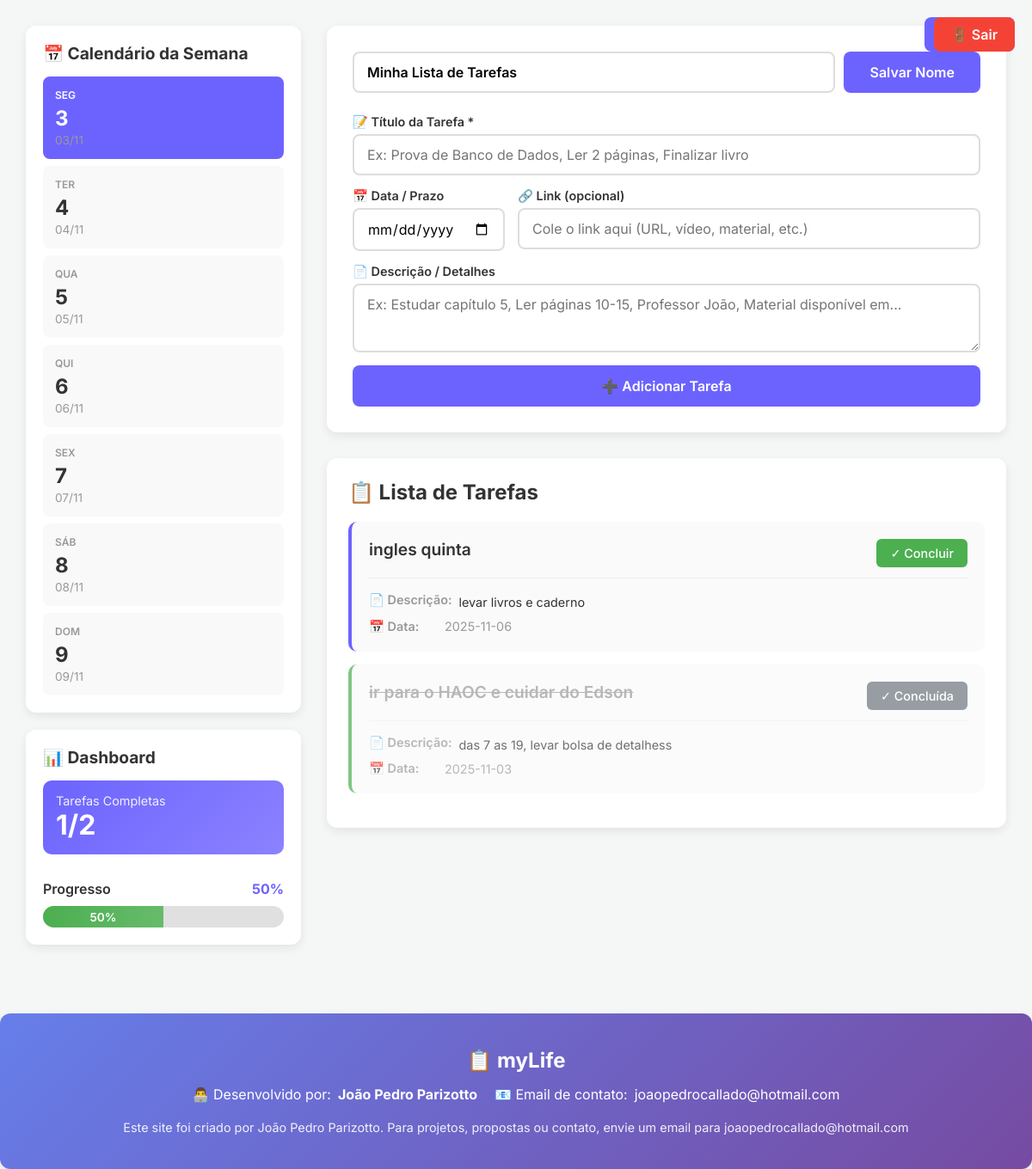
/dashboard (signed in), run on the app's committed database.
### app.py (models this page shows, shortened)
class Usuario(UserMixin, db.Model):
    id = db.Column(db.Integer, primary_key=True)
    nome = db.Column(db.String(100), nullable=False)
    email = db.Column(db.String(120), unique=True, nullable=False)
    senha_hash = db.Column(db.String(255), nullable=False)
    nome_lista = db.Column(db.String(100), default="Minha Lista de Tarefas")
    token_recuperacao = db.Column(db.String(100))
    token_expiracao = db.Column(db.DateTime)
    tarefas = db.relationship('Tarefa', backref='usuario', lazy=True, cascade='all, delete-orphan')
    data_criacao = db.Column(db.DateTime, default=datetime.utcnow)

class Tarefa(db.Model):
    id = db.Column(db.Integer, primary_key=True)
    texto = db.Column(db.String(200), nullable=False)
    descricao = db.Column(db.Text)
    data = db.Column(db.String(20))
    link = db.Column(db.String(500))
    feito = db.Column(db.Boolean, default=False)
    usuario_id = db.Column(db.Integer, db.ForeignKey('usuario.id'), nullable=False)
    data_criacao = db.Column(db.DateTime, default=datetime.utcnow)

### app.py (the view)
@app.route('/dashboard')
@login_required
def index():
    tarefas_usuario = Tarefa.query.filter_by(usuario_id=current_user.id).all()
    tarefas_classificadas = sorted(tarefas_usuario, key=lambda t: t.feito)
    total_tarefas = len(tarefas_usuario)
    tarefas_completas = sum(1 for t in tarefas_usuario if t.feito)
    porcentagem = int((tarefas_completas / total_tarefas * 100) if total_tarefas > 0 else 0)
    semana, hoje = obter_semana()
    return render_template('index.html',
                         tarefas=tarefas_classificadas,
                         nome_lista=current_user.nome_lista,
                         total_tarefas=total_tarefas,
                         tarefas_completas=tarefas_completas,
                         porcentagem=porcentagem,
                         semana=semana,
                         hoje=hoje.strftime('%d/%m/%Y'))

### app.py (called while the page is built)
@login_manager.user_loader
def load_user(user_id):
    try:
        return Usuario.query.get(int(user_id))
    except (ValueError, TypeError):
        return None

def obter_semana():
    hoje = datetime.now()
    inicio_semana = hoje - timedelta(days=hoje.weekday())
    dias_semana = ['Segunda', 'Terça', 'Quarta', 'Quinta', 'Sexta', 'Sábado', 'Domingo']
    meses = ['janeiro', 'fevereiro', 'março', 'abril', 'maio', 'junho',
             'julho', 'agosto', 'setembro', 'outubro', 'novembro', 'dezembro']
    hoje_str = hoje.strftime('%d/%m')
    semana = []
    for i in range(7):
        dia = inicio_semana + timedelta(days=i)
        dia_str = dia.strftime('%d/%m')
        semana.append({
            'dia': dia_str,
            'dia_semana': dias_semana[i],
            'dia_numero': dia.day,
            'mes': meses[dia.month - 1],
            'ano': dia.year,
            'e_hoje': dia_str == hoje_str
        })
    return semana, hoje

### modelos/index.html (shortened to what this page needs)
<!DOCTYPE html>
<html lang="pt-BR">
<head>
</head>
<body>
    <div style="position: fixed; top: 20px; right: 20px; display: flex; gap: 10px; z-index: 999;">
        <a href="{{ url_for('perfil') }}" class="logout-btn" style="background-color: var(--color-primary);">👤 Perfil</a>
        <a href="/logout" class="logout-btn">🚪 Sair</a>
    </div>
    <div class="container">
        <aside class="sidebar">
            <div class="sidebar-card">
                <h2>📅 Calendário da Semana</h2>
                <div class="calendar-week">
                    {% for dia_info in semana %}
                    <div class="calendar-day {% if dia_info.e_hoje %}today{% endif %}">
                        <div class="day-name">{{ dia_info.dia_semana[:3] }}</div>
                        <div class="day-number">{{ dia_info.dia_numero }}</div>
                        <div class="day-date">{{ dia_info.dia }}</div>
                    </div>
                    {% endfor %}
                </div>
            </div>
            <div class="sidebar-card">
                <h2>📊 Dashboard</h2>
                <div class="dashboard-stats">
                    <div class="stat-item">
                        <div>
                            <div class="stat-label">Tarefas Completas</div>
                            <div class="stat-value">{{ tarefas_completas }}/{{ total_tarefas }}</div>
                        </div>
                    </div>
                    <div style="margin-top: 15px;">
                        <div style="display: flex; justify-content: space-between; margin-bottom: 5px;">
                            <span style="font-weight: 600; color: var(--color-text-dark);">Progresso</span>
                            <span style="font-weight: 700; color: var(--color-primary);">{{ porcentagem }}%</span>
                        </div>
                        <div class="progress-bar">
                            <div class="progress-fill" style="width: {{ porcentagem }}%;">
                                {{ porcentagem }}%
                            </div>
                        </div>
                    </div>
                </div>
            </div>
        </aside>
        <main class="main-content">
            <header class="dashboard-header">
                <div class="list-name-section">
                    <form action="/atualizar_nome" method="post" class="list-name-form">
                        <input
                            type="text"
                            name="nome_lista"
                            value="{{ nome_lista }}"
                            class="list-name-input"
                            placeholder="Nome da sua lista"
                            required
                        >
                        <button type="submit" class="list-name-btn">Salvar Nome</button>
                    </form>
                </div>
                <form action="/adicionar" method="post" class="task-form">
                    <div class="form-row">
                        <div class="form-group full-width">
                            <label for="texto_tarefa">📝 Título da Tarefa *</label>
                            <input
                                type="text"
                                id="texto_tarefa"
                                name="texto_tarefa"
                                placeholder="Ex: Prova de Banco de Dados, Ler 2 páginas, Finalizar livro"
                                required
                            >
                        </div>
                    </div>
                    <div class="form-row">
                        <div class="form-group">
                            <label for="data">📅 Data / Prazo</label>
                            <input
                                type="date"
                                id="data"
                                name="data"
                                placeholder="Data"
                            >
                        </div>
                        <div class="form-group full-width">
                            <label for="link">🔗 Link (opcional)</label>
                            <input
                                type="text"
                                id="link"
                                name="link"
                                placeholder="Cole o link aqui (URL, vídeo, material, etc.)"
                            >
                        </div>
                    </div>
                    <div class="form-row">
                        <div class="form-group full-width">
                            <label for="descricao">📄 Descrição / Detalhes</label>
                            <textarea
                                id="descricao"
                                name="descricao"
                                placeholder="Ex: Estudar capítulo 5, Ler páginas 10-15, Professor João, Material disponível em..."
                            ></textarea>
                        </div>
                    </div>
                    <button type="submit">➕ Adicionar Tarefa</button>
                </form>
            </header>
            <section class="task-list">
                <h2>📋 Lista de Tarefas</h2>
                {% if tarefas %}
                    <ul>
                        {% for tarefa in tarefas %}
                        <li class="task-item {% if tarefa.feito %}completed{% endif %}">
                            <div class="task-header">
                                <div class="task-title">
                                    {% if tarefa.feito %}
                                        <s>{{ tarefa.texto }}</s>
                                    {% else %}
                                        {{ tarefa.texto }}
                                    {% endif %}
                                </div>
                                <div class="task-actions">
                                    {% if not tarefa.feito %}
                                        <a href="/completar/{{ tarefa.id }}" class="task-action-btn">✓ Concluir</a>
                                    {% else %}
                                        <span class="task-action-btn">✓ Concluída</span>
                                    {% endif %}
                                </div>
                            </div>
                            {% if tarefa.descricao or tarefa.data or tarefa.link %}
                            <div class="task-details">
                                {% if tarefa.descricao %}
                                <div class="task-detail-item">
                                    <span class="task-detail-label">📄 Descrição:</span>
                                    <span class="task-description">{{ tarefa.descricao }}</span>
                                </div>
                                {% endif %}
                                {% if tarefa.data %}
                                <div class="task-detail-item">
                                    <span class="task-detail-label">📅 Data:</span>
                                    <span>{{ tarefa.data }}</span>
                                </div>
                                {% endif %}
                            </div>
                            {% endif %}
                        </li>
                        {% endfor %}
                    </ul>
                {% else %}
                    <div class="empty-state">
                        <div class="empty-state-icon">📝</div>
                        <h3>Nenhuma tarefa cadastrada</h3>
                        <p>Adicione uma nova tarefa usando o formulário acima!</p>
                    </div>
                {% endif %}
            </section>
        </main>
    </div>
    <footer>
        <div class="footer-content">
            <div class="footer-title">📋 myLife</div>
            <div class="footer-info">
                <div class="footer-info-item">
                    <span>👨‍💻 Desenvolvido por:</span>
                    <strong>João Pedro Parizotto</strong>
                </div>
                <div class="footer-info-item">
                    <span>📧 Email de contato:</span>
                    <a href="mailto:joaopedrocallado@hotmail.com">joaopedrocallado@hotmail.com</a>
                </div>
            </div>
            <div class="footer-description">
                <p>Este site foi criado por João Pedro Parizotto. Para projetos, propostas ou contato, envie um email para joaopedrocallado@hotmail.com</p>
            </div>
        </div>
    </footer>
</body>
</html>

### data on the page
Usuario: nome_lista "Minha Lista de Tarefas"
Tarefa: texto "ingles quinta", descricao "levar livros e caderno", data "2025-11-06"
Tarefa: texto "ir para o HAOC e cuidar do Edson", feito "✓ Concluída", descricao "das 7 as 19, levar bolsa de detalhess", data "2025-11-03"

### other printed values
{{ dia_info.dia_semana[:3] }} "SEG" "TER" "QUA" "QUI" "SEX" "SÁB" "DOM"
{{ dia_info.dia_numero }} "3" "4" "5" "6" "7" "8" "9"
{{ dia_info.dia }} "03/11" "04/11" "05/11" "06/11" "07/11" "08/11" "09/11"
{{ tarefas_completas }} "1"
{{ total_tarefas }} "2"
{{ porcentagem }} "50"
